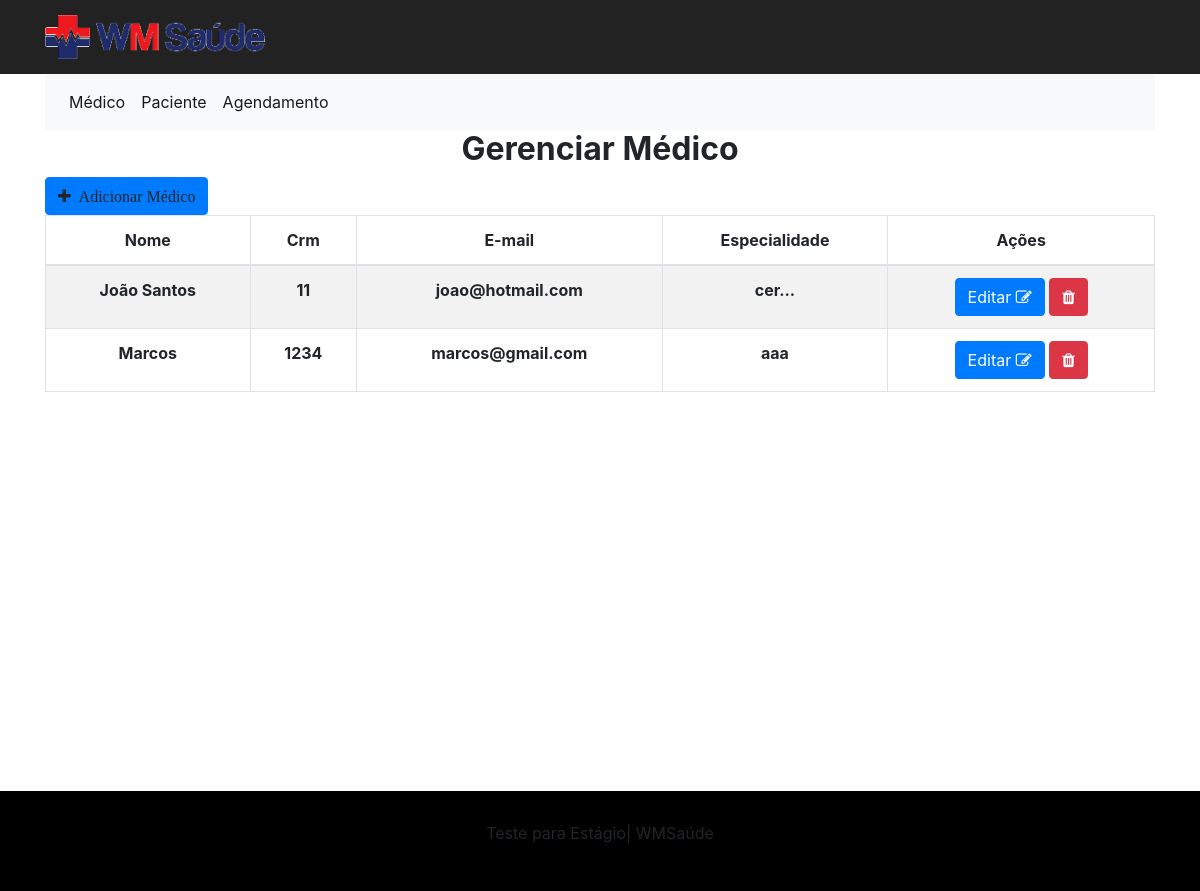
The page / on the database its author committed.
### tables this page shows
CREATE TABLE IF NOT EXISTS `medico` (
  `medico_id` int(11) NOT NULL AUTO_INCREMENT,
  `medico_nome` varchar(100) NOT NULL,
  `medico_crm` int(11) NOT NULL,
  `medico_email` varchar(128) NOT NULL,
  `medico_especialidade` varchar(255) NOT NULL,
  PRIMARY KEY (`medico_id`)
);

### application/libraries/Template.php (called while the page is built, shortened)
<?php
    class Template {
        function show($view, $data=array()){
            $CI = & get_instance();
            $CI->load->view('template/header',$data);
            $CI->load->view($view,$data);
        }
    }

### application/controllers/Restrict.php (called while the page is built, shortened)
<?php
class Restrict extends CI_Controller
{
    public function index($registroMesagem = null)
    {
        $data = array(
            "getMedicos" => $this->list_medicos(),
            "registroMesagem" => $registroMesagem
        );
        $this->template->show("medico", $data);
    }
    public function list_medicos()
    {
        $data = $this->medico_model->show_medicos();
        return $data;
    }
}

### index.php (called while the page is built, shortened)
<?php
require_once BASEPATH.'core/CodeIgniter.php';

### application/models/Medico_model.php (called while the page is built, shortened)
<?php
class Medico_model extends CI_Model
{
    public function show_medicos()
    {
        $this->db->from("medico");
        return $this->db->get()->result_array();
    }
}

### application/views/medico.php (the view, shortened to what this page needs)
<div class="tab-content" id="nav-tabContent">
    <div id="nav-medico" role="tabpanel" aria-labelledby="nav-home-tab">
        <div class="container">
            <h2 class="text-center"><strong>Gerenciar Médico</strong></h2>
            <a id="btn_add_medico" class="btn btn-primary"><i class="fa fa-plus">&nbsp;&nbsp;Adicionar Médico</i></a>
            <table class="table table-striped table-bordered">
                <thead class="tableheader">
                <tr>
                    <th class="text-center" scope="col">Nome</th>
                    <th class="text-center" scope="col">Crm</th>
                    <th class="text-center" scope="col">E-mail</th>
                    <th class="text-center" scope="col">Especialidade</th>
                    <th class="text-center" scope="col">Ações</th>
                </tr>
                </thead>
                <tbody>
                <?php foreach ($getMedicos as $medico) { ?>
                    <tr>
                        <th class="text-center" scope="row"><?php echo $medico['medico_nome'] ?></th>
                        <th class="text-center" scope="row"><?php echo $medico['medico_crm'] ?></th>
                        <th class="text-center" scope="row"><?php echo $medico['medico_email'] ?></th>
                        <th class="text-center" scope="row"><?php echo $medico['medico_especialidade'] ?></th>
                        <td class="text-center">
                            <div style="display: inline-block;">
                                <a class="btn_editar_medico btn btn-primary btn-xs"
                                   href="<?php echo base_url(); ?>restrict/editar_medico/<?php echo $medico['medico_id'] ?>">
                                    Editar
                                    <i class="fa fa-edit"></i></a>
                                <a href="<?php echo base_url(); ?>restrict/delete_medico/<?php echo $medico['medico_id']; ?>"
                                   onclick="return confirm('Deseja realmente excluir este registro?')"
                                   class="btn btn-danger btn-xs"><i class="fa fa-trash"></i> </a>
                        </td>
                    </tr>
                <?php } ?>
                </tbody>
            </table>
        </div>
    </div>
</div>
</section>

### rows shown on the page
medico: medico_nome "João Santos", medico_crm "11", medico_email "joao@hotmail.com", medico_especialidade "cer..."
medico: medico_nome "Marcos", medico_crm "1234", medico_email "marcos@gmail.com", medico_especialidade "aaa"
